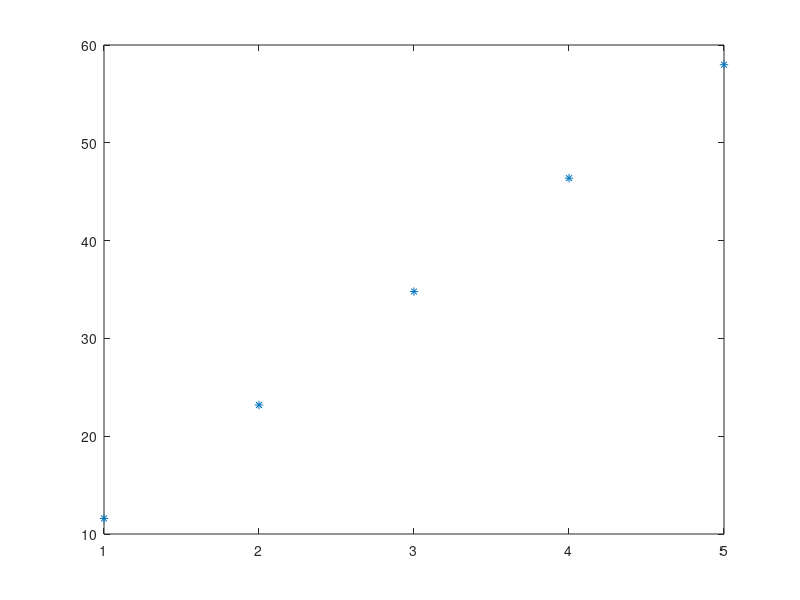

Write MATLAB code to recreate this figure.
CELL_NUMBER = 5;
CELL_TENSION_CONSTANT =  5; %tension constant in N/m^2
INITIAL_CELL_EXTENSION = 10; % extension in m
FORCE_CONSTANT = 8; 
TOTAL_TIME = 5; 
TOTAL_TIMESTEPS = 150; 
DELTA_TIME = 0.1; 

% Current and initial Cell Tension extension: Lc, Li
% index 1 is Cell to the furthest left through to CELL_NUMBER
% who is the furtherest right. Each cell has its own extension to its left
% i.e -o-o-o-o where o is a cell and - is a extension has each extension to
% the left of the cell
Initial_Cell_Extension = zeros(CELL_NUMBER, 1);

% Use of a current and new cell position so every Euler increment can be
% done from the current positions (i.e. current spring extensions) 
Current_Cell_Position = zeros(CELL_NUMBER,1); 
New_Cell_Position = zeros(CELL_NUMBER,1); 

% Cell Tension, k for F= -k(Lc - Li) for each Cell
Cell_Tension_Constants = zeros(CELL_NUMBER,1); 

% Forces created at each Cell. 
% Current Model only has force from the leading Cell
Cell_Force = zeros(CELL_NUMBER, 1); 
Cell_Force(CELL_NUMBER) = FORCE_CONSTANT; 

% Initialise all Lc, Li as equal and Cell Tension Constants as specified
for i= 1:CELL_NUMBER
    Initial_Cell_Extension(i) = INITIAL_CELL_EXTENSION;
    Cell_Tension_Constants(i) = CELL_TENSION_CONSTANT; 
    if i== 1
        Current_Cell_Position(i) = INITIAL_CELL_EXTENSION; 
    else
        Current_Cell_Position(i) = Current_Cell_Position(i-1)... 
                                    + INITIAL_CELL_EXTENSION; 
    end 
end


% Euler Method to increment over time to
for tstep = 1:TOTAL_TIMESTEPS
    time=tstep*DELTA_TIME;
    
    plot([1:CELL_NUMBER], Current_Cell_Position, '*');
    pause(0.1);
    % Change position of furtherest right Cell
    left_junction_extension = Current_Cell_Position(CELL_NUMBER)...
                        - Current_Cell_Position(CELL_NUMBER-1)-INITIAL_CELL_EXTENSION;
    left_spring_force = Cell_Tension_Constants(CELL_NUMBER) * left_junction_extension;
    
    %Force from cell and cell tensions
    Net_force = Cell_Force(CELL_NUMBER) - left_spring_force;
    
    %Displacement from Frictional forces: dx/dt = F
    % dx = F * dt
    dx = Net_force * DELTA_TIME; 
    New_Cell_Position(CELL_NUMBER)=Current_Cell_Position(CELL_NUMBER)+ dx;
    
    % Change position of the furtherest left cell
    left_junction_extension = Current_Cell_Position(1)-INITIAL_CELL_EXTENSION;
    left_spring_force = Cell_Tension_Constants(1) * left_junction_extension;

    right_junction_extension = Current_Cell_Position(2)...
                             - Current_Cell_Position(1)-INITIAL_CELL_EXTENSION;
    right_spring_force = Cell_Tension_Constants(2) * right_junction_extension; 

    %Force from cell and cell tensions
    Net_force = Cell_Force(1) + right_spring_force- left_spring_force; 

    %Displacement from Frictional forces: dx/dt = F
    % dx = F * dt
    dx = Net_force * DELTA_TIME;
    New_Cell_Position(1)=Current_Cell_Position(1)+ dx;
   
    % -o-o-o-o-o
    for i= 2:CELL_NUMBER -1
        left_junction_extension = Current_Cell_Position(i)...
                                 - Current_Cell_Position(i-1)-INITIAL_CELL_EXTENSION;
        left_spring_force = Cell_Tension_Constants(i) * left_junction_extension; 
        
        right_junction_extension = Current_Cell_Position(i+1)...
                                 - Current_Cell_Position(i)-INITIAL_CELL_EXTENSION;
        right_spring_force = Cell_Tension_Constants(i+1) * right_junction_extension; 
        
        %Force from cell and cell tensions
        Net_force = Cell_Force(i) + right_spring_force- left_spring_force; 

        %Displacement from Frictional forces: dx/dt = F
        % dx = F * dt
        dx = Net_force * DELTA_TIME; 
        New_Cell_Position(i)=Current_Cell_Position(i)+ dx;  
    end 
    a= New_Cell_Position - Current_Cell_Position
    Current_Cell_Position = New_Cell_Position;
end